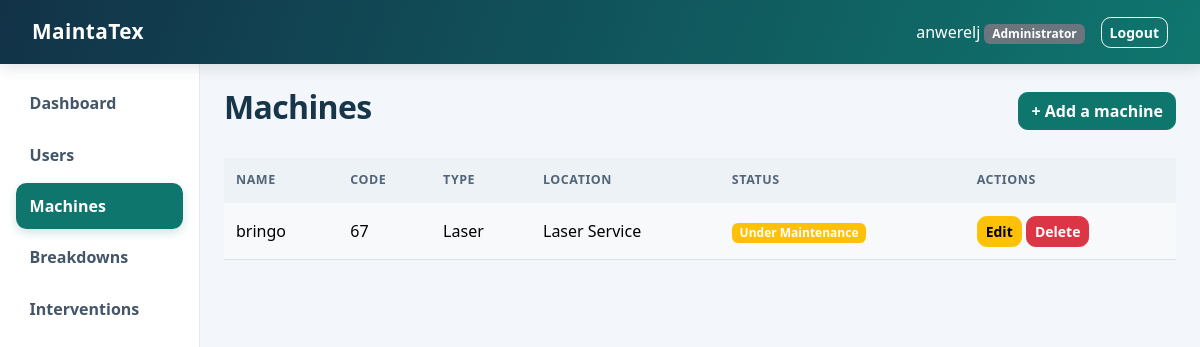
Screenshot of /machines/ (signed in) with the database file from the repository.
### core/models.py (models this page shows, shortened)
class Machine(models.Model):
    STATUS_CHOICES = [
        ('operational', 'Operational'),
        ('broken', 'Broken'),
        ('under_maintenance', 'Under Maintenance'),
    ]
    name = models.CharField(max_length=100)
    code = models.CharField('Machine code', max_length=30, unique=True)
    machine_type = models.CharField('Machine type', max_length=100)
    location = models.CharField(max_length=100)
    status = models.CharField(max_length=20, choices=STATUS_CHOICES, default='operational')
    class Meta:
        ordering = ['name']
    @property
    def badge_class(self):
        colors = {'operational': 'success', 'broken': 'danger', 'under_maintenance': 'warning'}
        return colors[self.status]

### core/views.py (the view)
# urls.py: path('machines/', views.machine_list, name='machine_list'),
@role_required('administrator', 'production_manager', 'maintenance_manager')
def machine_list(request):
    role = get_user_role(request.user)
    machines = Machine.objects.all()
    return render(request, f'{role}/machine_list.html', {'machines': machines})

### core/models.py (called while the page is built)
def get_user_role(user):
    if not user.is_authenticated:
        return None
    if user.is_superuser:
        return 'administrator'
    profile = getattr(user, 'profile', None)
    if profile is None:
        return None
    return profile.role

### core/views.py (called while the page is built)
def role_required(*allowed_roles):
    def decorator(view_function):
        @login_required
        @wraps(view_function)
        def wrapper(request, *args, **kwargs):
            if get_user_role(request.user) in allowed_roles:
                return view_function(request, *args, **kwargs)
            messages.error(request, 'You are not allowed to access this page.')
            return redirect('dashboard')
        return wrapper
    return decorator

### core/templates/administrator/machine_list.html (shortened to what this page needs)
{% extends 'common/base.html' %}
{% block content %}
<div class="d-flex justify-content-between align-items-center mb-4">
  <h2>Machines</h2>
  <a href="{% url 'machine_add' %}" class="btn btn-primary">+ Add a machine</a>
</div>
<table class="table table-striped">
  <thead><tr><th>Name</th><th>Code</th><th>Type</th><th>Location</th><th>Status</th><th>Actions</th></tr></thead>
  <tbody>
    {% for machine in machines %}
    <tr>
      <td>{{ machine.name }}</td>
      <td>{{ machine.code }}</td>
      <td>{{ machine.machine_type }}</td>
      <td>{{ machine.location }}</td>
      <td><span class="badge bg-{{ machine.badge_class }}">{{ machine.get_status_display }}</span></td>
      <td>
        <a href="{% url 'machine_edit' machine.pk %}" class="btn btn-sm btn-warning">Edit</a>
        <a href="{% url 'machine_delete' machine.pk %}" class="btn btn-sm btn-danger">Delete</a>
      </td>
    </tr>
    {% empty %}
    <tr><td colspan="6" class="text-center">No machine yet.</td></tr>
    {% endfor %}
  </tbody>
</table>
{% endblock %}

### core/templates/common/base.html (shortened to what this page needs)
{% load static %}
<!DOCTYPE html>
<html lang="en">
<head>
  <link href="https://cdn.jsdelivr.net/npm/bootstrap@5.3.3/dist/css/bootstrap.min.css" rel="stylesheet">
  <link href="{% static 'core/css/app.css' %}?v=3" rel="stylesheet">
</head>
<body>
  <nav class="navbar navbar-dark bg-dark">
    <div class="container-fluid">
      <a class="navbar-brand" href="{% if user.is_authenticated %}{% url 'dashboard' %}{% else %}{% url 'login' %}{% endif %}">MaintaTex</a>
      {% if user.is_authenticated %}
      <div class="d-flex align-items-center">
        <span class="navbar-text text-white me-3">
          {{ user.get_full_name|default:user.username }}
          <span class="badge bg-secondary">{% if user.is_superuser %}Administrator{% else %}{{ user.profile.get_role_display }}{% endif %}</span>
        </span>
        <form method="post" action="{% url 'logout' %}">
          <button type="submit" class="btn btn-outline-light btn-sm">Logout</button>
        </form>
      </div>
      {% endif %}
    </div>
  </nav>
  <div class="container-fluid">
    <div class="row">
      {% if user.is_authenticated and user.is_superuser or user.is_authenticated and user.profile.role %}
      {% with current=request.resolver_match.url_name %}
      <div class="col-md-2 sidebar p-3">
        <ul class="nav flex-column">
          <li class="nav-item"><a class="nav-link {% if current == 'dashboard' %}active{% endif %}" href="{% url 'dashboard' %}">Dashboard</a></li>
          {% if user.is_superuser %}
          <li class="nav-item"><a class="nav-link {% if current == 'user_list' %}active{% endif %}" href="{% url 'user_list' %}">Users</a></li>
          <li class="nav-item"><a class="nav-link {% if current == 'machine_list' %}active{% endif %}" href="{% url 'machine_list' %}">Machines</a></li>
          <li class="nav-item"><a class="nav-link {% if current == 'breakdown_list' %}active{% endif %}" href="{% url 'breakdown_list' %}">Breakdowns</a></li>
          <li class="nav-item"><a class="nav-link {% if current == 'intervention_list' %}active{% endif %}" href="{% url 'intervention_list' %}">Interventions</a></li>
          {% elif user.profile.role == 'technician' %}
          <li class="nav-item"><a class="nav-link {% if current == 'intervention_list' %}active{% endif %}" href="{% url 'intervention_list' %}">My interventions</a></li>
          {% endif %}
        </ul>
      </div>
      {% endwith %}
      <main class="col-md-10 p-4">
      {% else %}
      <main class="col-12 p-4">
      {% endif %}
        {% block content %}{% endblock %}
      </main>
    </div>
  </div>
</body>
</html>

### core/static/core/css/app.css (style rules this page uses)
:root { --brand: #0f766e; --brand-dark: #115e59; --ink: #172b3a; --line: #e4eaf0; --page: #f3f6fa; }
body { background: var(--page); color: var(--ink); }
.navbar { min-height: 64px; padding: .65rem 1.25rem; background: linear-gradient(110deg, #123248, #0f766e); box-shadow: 0 3px 14px #18394a24; }
.navbar-brand { font-size: 1.3rem; font-weight: 750; letter-spacing: .02em; }
.sidebar { min-height: calc(100vh - 64px); background: #fff; border-right: 1px solid var(--line); }
.sidebar .nav-link { margin-bottom: 5px; padding: .7rem .85rem; border-radius: .65rem; color: #435568; font-weight: 550; transition: background-color .15s ease, color .15s ease, transform .15s ease; }
.sidebar .nav-link.active { background: var(--brand); color: #fff; box-shadow: 0 4px 10px #0f766e30; }
main { min-width: 0; }
h2, h3, h4 { color: #18364a; font-weight: 700; letter-spacing: -.02em; }
.btn { border-radius: .6rem; font-weight: 600; transition: transform .15s ease, box-shadow .15s ease; }
.btn-primary { background: var(--brand); border-color: var(--brand); }
.table { --bs-table-striped-bg: #f7f9fb; vertical-align: middle; }
.table thead th { color: #526579; background: #edf2f6; border-bottom: 0; font-size: .78rem; text-transform: uppercase; letter-spacing: .045em; white-space: nowrap; }
.table > :not(caption) > * > * { padding: .8rem .75rem; }

### rows the page displays
Machine: name "bringo", code "67", machine_type "Laser", location "Laser Service", status "Under Maintenance"

### other values shown
{{ user.get_full_name|default:user.username }} "anwerelj"
